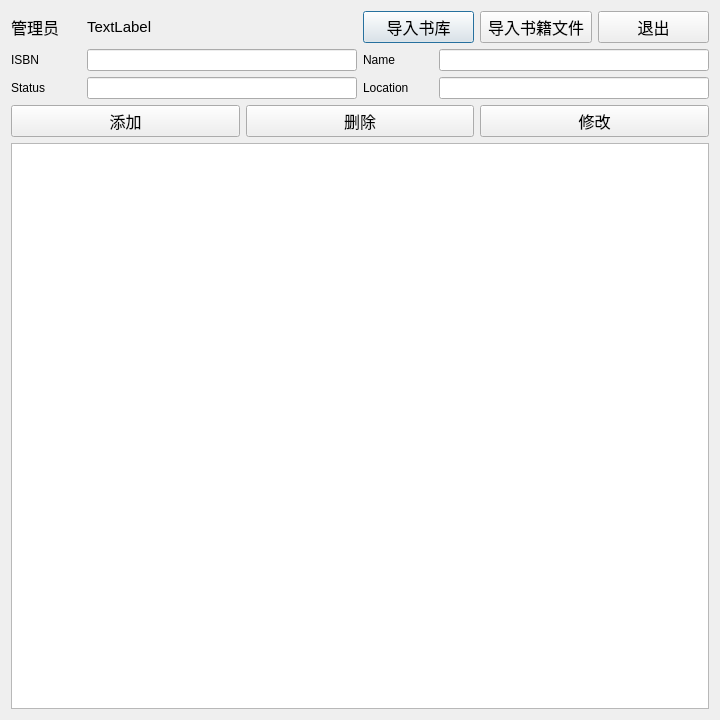
<?xml version="1.0" encoding="UTF-8"?>
<ui version="4.0">
 <class>AdminDialog</class>
 <widget class="QDialog" name="AdminDialog">
  <property name="geometry">
   <rect>
    <x>0</x>
    <y>0</y>
    <width>720</width>
    <height>720</height>
   </rect>
  </property>
  <property name="minimumSize">
   <size>
    <width>720</width>
    <height>720</height>
   </size>
  </property>
  <property name="maximumSize">
   <size>
    <width>720</width>
    <height>720</height>
   </size>
  </property>
  <property name="windowTitle">
   <string>Dialog</string>
  </property>
  <layout class="QVBoxLayout" name="verticalLayout_4">
   <item>
    <layout class="QHBoxLayout" name="horizontalLayout_9">
     <item>
      <layout class="QHBoxLayout" name="horizontalLayout">
       <item>
        <widget class="QLabel" name="label">
         <property name="maximumSize">
          <size>
           <width>70</width>
           <height>16777215</height>
          </size>
         </property>
         <property name="font">
          <font>
           <pointsize>12</pointsize>
          </font>
         </property>
         <property name="text">
          <string>管理员</string>
         </property>
        </widget>
       </item>
       <item>
        <widget class="QLabel" name="label_adminName">
         <property name="font">
          <font>
           <pointsize>11</pointsize>
          </font>
         </property>
         <property name="text">
          <string>TextLabel</string>
         </property>
        </widget>
       </item>
      </layout>
     </item>
     <item>
      <layout class="QHBoxLayout" name="horizontalLayout_8">
       <item>
        <widget class="QPushButton" name="pushButton_importLibrary">
         <property name="font">
          <font>
           <pointsize>12</pointsize>
          </font>
         </property>
         <property name="text">
          <string>导入书库</string>
         </property>
        </widget>
       </item>
       <item>
        <widget class="QPushButton" name="pushButton_importFile">
         <property name="font">
          <font>
           <pointsize>12</pointsize>
          </font>
         </property>
         <property name="text">
          <string>导入书籍文件</string>
         </property>
        </widget>
       </item>
       <item>
        <widget class="QPushButton" name="pushButton_quit">
         <property name="font">
          <font>
           <pointsize>12</pointsize>
          </font>
         </property>
         <property name="text">
          <string>退出</string>
         </property>
        </widget>
       </item>
      </layout>
     </item>
    </layout>
   </item>
   <item>
    <layout class="QHBoxLayout" name="horizontalLayout_7">
     <item>
      <layout class="QVBoxLayout" name="verticalLayout_3">
       <item>
        <layout class="QHBoxLayout" name="horizontalLayout_5">
         <item>
          <widget class="QLabel" name="label_isbn">
           <property name="text">
            <string>ISBN</string>
           </property>
          </widget>
         </item>
         <item>
          <widget class="QLineEdit" name="lineEdit_isbn">
           <property name="maximumSize">
            <size>
             <width>270</width>
             <height>16777215</height>
            </size>
           </property>
          </widget>
         </item>
        </layout>
       </item>
       <item>
        <layout class="QHBoxLayout" name="horizontalLayout_6">
         <item>
          <widget class="QLabel" name="label_status">
           <property name="text">
            <string>Status</string>
           </property>
          </widget>
         </item>
         <item>
          <widget class="QLineEdit" name="lineEdit_status">
           <property name="maximumSize">
            <size>
             <width>270</width>
             <height>16777215</height>
            </size>
           </property>
          </widget>
         </item>
        </layout>
       </item>
      </layout>
     </item>
     <item>
      <layout class="QVBoxLayout" name="verticalLayout">
       <item>
        <layout class="QHBoxLayout" name="horizontalLayout_4">
         <item>
          <widget class="QLabel" name="label_name">
           <property name="text">
            <string>Name</string>
           </property>
          </widget>
         </item>
         <item>
          <widget class="QLineEdit" name="lineEdit_name">
           <property name="maximumSize">
            <size>
             <width>270</width>
             <height>16777215</height>
            </size>
           </property>
          </widget>
         </item>
        </layout>
       </item>
       <item>
        <layout class="QHBoxLayout" name="horizontalLayout_3">
         <item>
          <widget class="QLabel" name="label_location">
           <property name="text">
            <string>Location</string>
           </property>
          </widget>
         </item>
         <item>
          <widget class="QLineEdit" name="lineEdit_location">
           <property name="maximumSize">
            <size>
             <width>270</width>
             <height>16777215</height>
            </size>
           </property>
          </widget>
         </item>
        </layout>
       </item>
      </layout>
     </item>
    </layout>
   </item>
   <item>
    <layout class="QVBoxLayout" name="verticalLayout_2">
     <item>
      <layout class="QHBoxLayout" name="horizontalLayout_2">
       <item>
        <widget class="QPushButton" name="pushButton_addBook">
         <property name="font">
          <font>
           <pointsize>12</pointsize>
          </font>
         </property>
         <property name="text">
          <string>添加</string>
         </property>
        </widget>
       </item>
       <item>
        <widget class="QPushButton" name="pushButton_deleteRow">
         <property name="font">
          <font>
           <pointsize>12</pointsize>
          </font>
         </property>
         <property name="text">
          <string>删除</string>
         </property>
        </widget>
       </item>
       <item>
        <widget class="QPushButton" name="pushButton_modify">
         <property name="font">
          <font>
           <pointsize>12</pointsize>
          </font>
         </property>
         <property name="text">
          <string>修改</string>
         </property>
        </widget>
       </item>
      </layout>
     </item>
     <item>
      <widget class="QTableView" name="tableView_library"/>
     </item>
    </layout>
   </item>
  </layout>
 </widget>
 <resources/>
 <connections/>
</ui>
